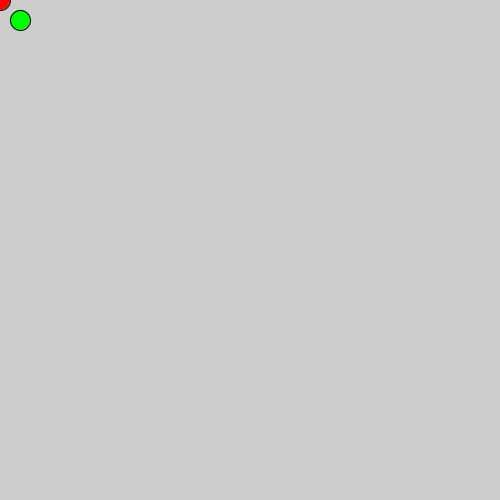
Frame 1 (no input)
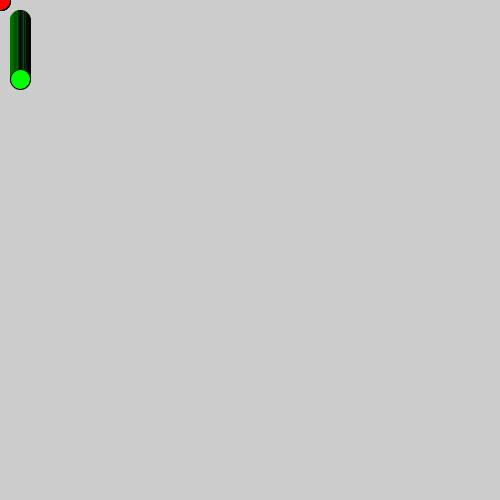
Frame 60 (the mouse pressed at the canvas centre just before this capture)
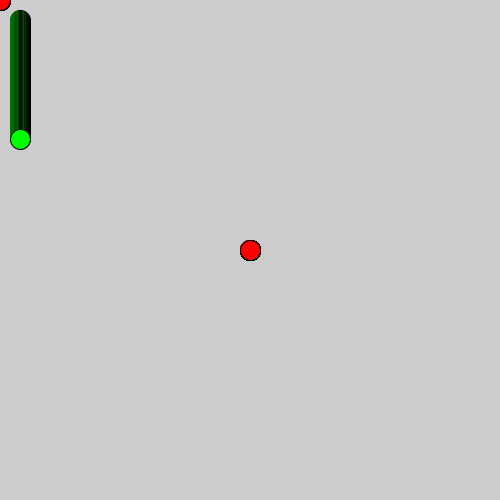
Frame 120 (the mouse held since frame 60 and released just before this capture)

The Processing sketch that drew these frames (run headless with seeded random() and noise(); from frame 60 on, the mouse is pressed at the canvas centre):

// Processing sketch: processing_106687
// ── processing_106687.pde

int x=20, y=20;

void setup() { //function def
    size(500,500);    
    println("Sucessfully ran.");
}

void draw() { //draw body
    int count=0;
   if (mousePressed == true) {
        fill (random(255),255,255,255);
        ellipse(mouseX,mouseY,20,20);
        }
   
   fill(0,255,0);
   ellipse(x,y,20,20);
   y = y+1;
   
   
   fill (255,0,0);
   ellipse(mouseX,mouseY,20,20);
}
